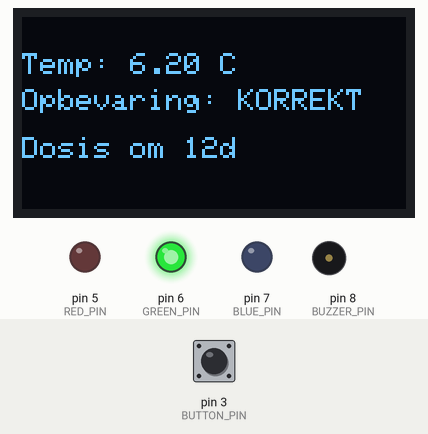
Recording of a sketch running on a simulated Arduino Uno, built with avr-gcc and run on an emulated ATmega328P. Shown: 128×64 one-colour display, output pins drawn as LEDs (lit = HIGH), buzzer (waves = sounding). Inputs (shaded band) come from the test bench; at power-on: pin 3 (BUTTON_PIN) HIGH.

Above: at 1.2 s.
1.3 s: pin 3 (BUTTON_PIN) pulled LOW for 0.15 s
At 1.9 s:
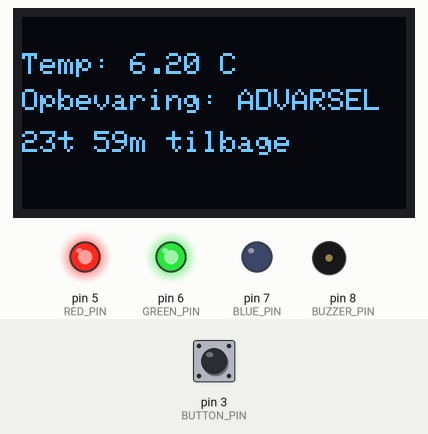
4.4 s: pin 3 (BUTTON_PIN) pulled LOW for 1 s
At 5.6 s:
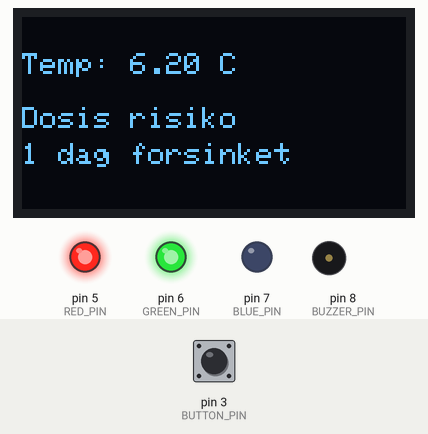
8.4 s: pin 3 (BUTTON_PIN) pulled LOW for 0.15 s
At 8.9 s:
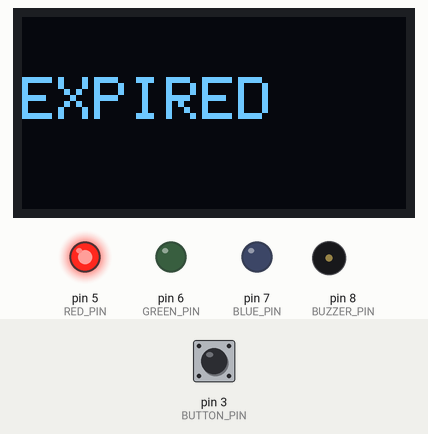
10.0 s: pin 3 (BUTTON_PIN) pulled LOW for 3.2 s
At 10.9 s:
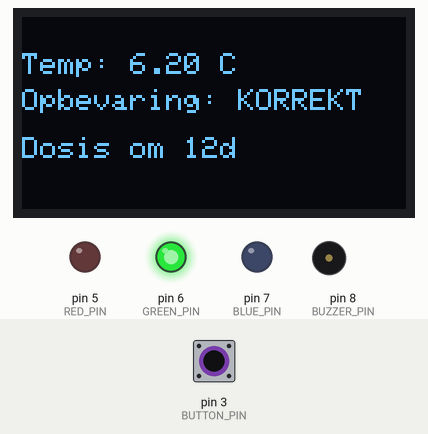
Timing chart, 0 to 13.0 s (numbered marks = the images above; inputs shaded):
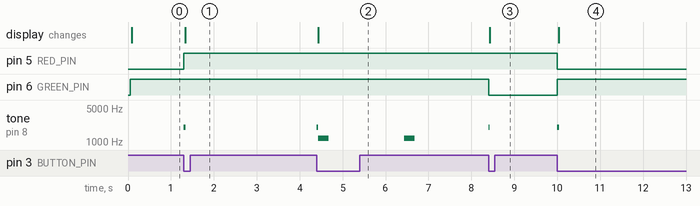

Measured:
- after the input at 1.3 s, pin 5 (RED_PIN): LOW → HIGH at once; tone on pin 8 (BUZZER_PIN): silent → 2000 Hz at once, → silent 0.05 s later; the display: changes at once (image 1)
- after the input at 4.4 s, the display: changes at once (image 2)
- after the input at 8.4 s, pin 6 (GREEN_PIN): HIGH → LOW at once; the display: changes at once (image 3)
- after the input at 10.0 s, pin 5 (RED_PIN): HIGH → LOW at once; pin 6 (GREEN_PIN): LOW → HIGH at once; tone on pin 8 (BUZZER_PIN): silent → 2000 Hz at once, → silent 0.05 s later; the display: changes at once (image 4)

The sketch:

MedicNestDemo.ino
```cpp
#include <Wire.h>
#include <Adafruit_GFX.h>
#include <Adafruit_SSD1306.h>

// =====================================================
// OLED
// =====================================================

#define SCREEN_WIDTH 128
#define SCREEN_HEIGHT 64
#define OLED_RESET -1

Adafruit_SSD1306 display(SCREEN_WIDTH, SCREEN_HEIGHT, &Wire, OLED_RESET);

// =====================================================
// PINS
// =====================================================

#define BUTTON_PIN 3

#define RED_PIN 5
#define GREEN_PIN 6
#define BLUE_PIN 7
#define BUZZER_PIN 8

// =====================================================
// STATES
// =====================================================

enum State {
  SAFE,
  WARNING_1,
  WARNING_2,
  EXPIRED
};

State currentState = SAFE;
State previousState = SAFE;

// =====================================================
// BUTTON DEBOUNCE
// =====================================================

bool lastButton = HIGH;
unsigned long lastPress = 0;
const unsigned long debounce = 250;

// =====================================================
// TIMERS
// =====================================================

unsigned long storageWarningStart = 0;

unsigned long lastDisplayUpdate = 0;
const unsigned long displayInterval = 1000; // update every second

unsigned long lastBeep = 0;

// =====================================================
// SETUP
// =====================================================

void setup() {

  Serial.begin(9600);

  pinMode(BUTTON_PIN, INPUT_PULLUP);

  pinMode(RED_PIN, OUTPUT);
  pinMode(GREEN_PIN, OUTPUT);
  pinMode(BLUE_PIN, OUTPUT);
  pinMode(BUZZER_PIN, OUTPUT);

  if (!display.begin(SSD1306_SWITCHCAPVCC, 0x3C)) {
    Serial.println("SSD1306 failed");
    while (1);
  }

  display.clearDisplay();
  display.display();

  storageWarningStart = millis();

  setGreen();
  render();
}

// =====================================================
// LOOP
// =====================================================

void loop() {

  handleButton();

  // redraw immediately after state change
  if (currentState != previousState) {
    render();
    previousState = currentState;
  }

  // periodic refresh
  if (millis() - lastDisplayUpdate >= displayInterval) {
    lastDisplayUpdate = millis();
    render();
  }

  handleBuzzer();
}

// =====================================================
// BUTTON
// =====================================================

void handleButton() {

  bool b = digitalRead(BUTTON_PIN);

  if (b == LOW &&
      lastButton == HIGH &&
      millis() - lastPress > debounce) {

    currentState = (State)((currentState + 1) % 4);

    lastPress = millis();

    // optional feedback click
    tone(BUZZER_PIN, 2000, 50);
  }

  lastButton = b;
}

// =====================================================
// BUZZER
// =====================================================

void handleBuzzer() {

  unsigned long now = millis();

  switch (currentState) {

    case SAFE:
      noTone(BUZZER_PIN);
      break;

    case WARNING_1:

      // short beep every 5 seconds
      if (now - lastBeep > 5000) {
        tone(BUZZER_PIN, 1000, 200);
        lastBeep = now;
      }
      break;

    case WARNING_2:

      // short beep every 2 seconds
      if (now - lastBeep > 2000) {
        tone(BUZZER_PIN, 1200, 250);
        lastBeep = now;
      }
      break;

    case EXPIRED:
      noTone(BUZZER_PIN);
      break;
  }
}

// =====================================================
// DISPLAY
// =====================================================

void render() {

  display.clearDisplay();

  display.setTextColor(SSD1306_WHITE);
  display.setTextSize(1);

  float fakeTemp = 6.2;

  if (currentState == SAFE) {

    setGreen();

    display.setCursor(0, 12);
    display.print("Temp: ");
    display.print(fakeTemp);
    display.println(" C");

    display.setCursor(0, 24);
    display.println("Opbevaring: KORREKT");

    display.setCursor(0, 40);
    display.println("Dosis om 12d");
  }

  else if (currentState == WARNING_1) {

    setYellow();

    display.setCursor(0, 12);
    display.print("Temp: ");
    display.print(fakeTemp);
    display.println(" C");

    display.setCursor(0, 24);
    display.println("Opbevaring: ADVARSEL");

    unsigned long elapsed =
      millis() - storageWarningStart;

    unsigned long limit =
      24UL * 60UL * 60UL * 1000UL;

    unsigned long remaining =
      (elapsed < limit) ? (limit - elapsed) : 0;

    unsigned long hours =
      remaining / 3600000UL;

    unsigned long minutes =
      (remaining % 3600000UL) / 60000UL;

    display.setCursor(0, 38);
    display.print(hours);
    display.print("t ");
    display.print(minutes);
    display.println("m tilbage");
  }

  else if (currentState == WARNING_2) {

    setYellow();

    display.setCursor(0, 12);
    display.print("Temp: ");
    display.print(fakeTemp);
    display.println(" C");

    display.setCursor(0, 30);
    display.println("Dosis risiko");

    display.setCursor(0, 42);
    display.println("1 dag forsinket");
  }

  else if (currentState == EXPIRED) {

    setRed();

    display.setTextSize(2);
    display.setCursor(0, 20);
    display.println("EXPIRED");
  }

  display.display();
}

// =====================================================
// LEDS
// =====================================================

void setGreen() {
  digitalWrite(RED_PIN, LOW);
  digitalWrite(GREEN_PIN, HIGH);
  digitalWrite(BLUE_PIN, LOW);
}

void setYellow() {
  digitalWrite(RED_PIN, HIGH);
  digitalWrite(GREEN_PIN, HIGH);
  digitalWrite(BLUE_PIN, LOW);
}

void setRed() {
  digitalWrite(RED_PIN, HIGH);
  digitalWrite(GREEN_PIN, LOW);
  digitalWrite(BLUE_PIN, LOW);
}
```
